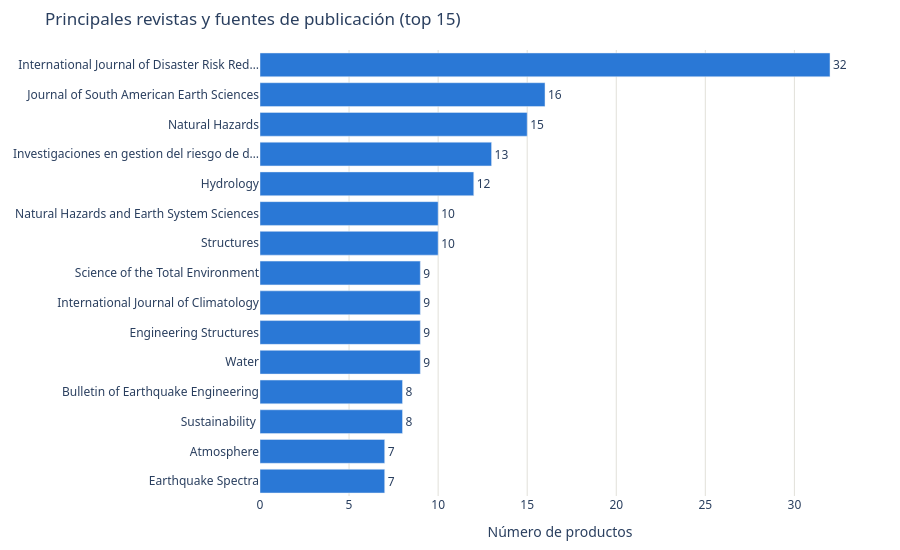

Notebook source saved alongside this figure:
### Markdown cell above
## Principales revistas/fuentes

### Code cell
#| label: cell-top-revistas
import pandas as pd
import plotly.graph_objects as go
import plotly.io as pio

pio.renderers.default = "plotly_mimetype+png"

SHEET_ID = "1x83kWcmNX5OJ1-aP36_liBzp7iJOz228xAkrAb5-RkE"
CSV_URL = f"https://docs.google.com/spreadsheets/d/{SHEET_ID}/gviz/tq?tqx=out:csv&sheet=Vigilancia_CTeI"
df = pd.read_csv(CSV_URL)

fuentes = df["FUENTE"].dropna().value_counts().head(15).sort_values()
labels = [n if len(n) <= 45 else n[:42] + "\u2026" for n in fuentes.index]

fig = go.Figure(go.Bar(
    x=fuentes.values, y=labels, orientation="h", marker_color="#2a78d6",
    text=fuentes.values, textposition="outside",
    hovertemplate="<b>%{y}</b><br>%{x} producto(s)<extra></extra>",
))
fig.update_layout(
    title="Principales revistas y fuentes de publicaci\u00f3n (top 15)",
    xaxis_title="N\u00famero de productos",
    height=550,
    margin=dict(l=260, r=40, t=50, b=40),
    font=dict(family="system-ui, -apple-system, Segoe UI, sans-serif"),
    plot_bgcolor="white",
)
fig.update_xaxes(gridcolor="#e1e0d9")
fig.show()

### Figure 1 — Plotly figure (JSON) as saved in the notebook; plotly's stock layout.template omitted (floating-point values rounded to 4 significant figures)
{"data": [{"hovertemplate": "<b>%{y}</b><br>%{x} producto(s)<extra></extra>", "marker": {"color": "#2a78d6"}, "orientation": "h", "text": [7.0, 7.0, 8.0, 8.0, 9.0, 9.0, 9.0, 9.0, 10.0, 10.0, 12.0, 13.0, 15.0, 16.0, 32.0], "textposition": "outside", "type": "bar", "x": [7, 7, 8, 8, 9, 9, 9, 9, 10, 10, 12, 13, 15, 16, 32], "y": ["Earthquake Spectra", "Atmosphere", "Sustainability ", "Bulletin of Earthquake Engineering", "Water", "Engineering Structures", "International Journal of Climatology", "Science of the Total Environment", "Structures", "Natural Hazards and Earth System Sciences", "Hydrology", "Investigaciones en gestion del riesgo de d…", "Natural Hazards", "Journal of South American Earth Sciences", "International Journal of Disaster Risk Red…"]}], "layout": {"font": {"family": "system-ui, -apple-system, Segoe UI, sans-serif"}, "height": 550, "margin": {"b": 40, "l": 260, "r": 40, "t": 50}, "plot_bgcolor": "white", "title": {"text": "Principales revistas y fuentes de publicación (top 15)"}, "xaxis": {"gridcolor": "#e1e0d9", "title": {"text": "Número de productos"}}}}
